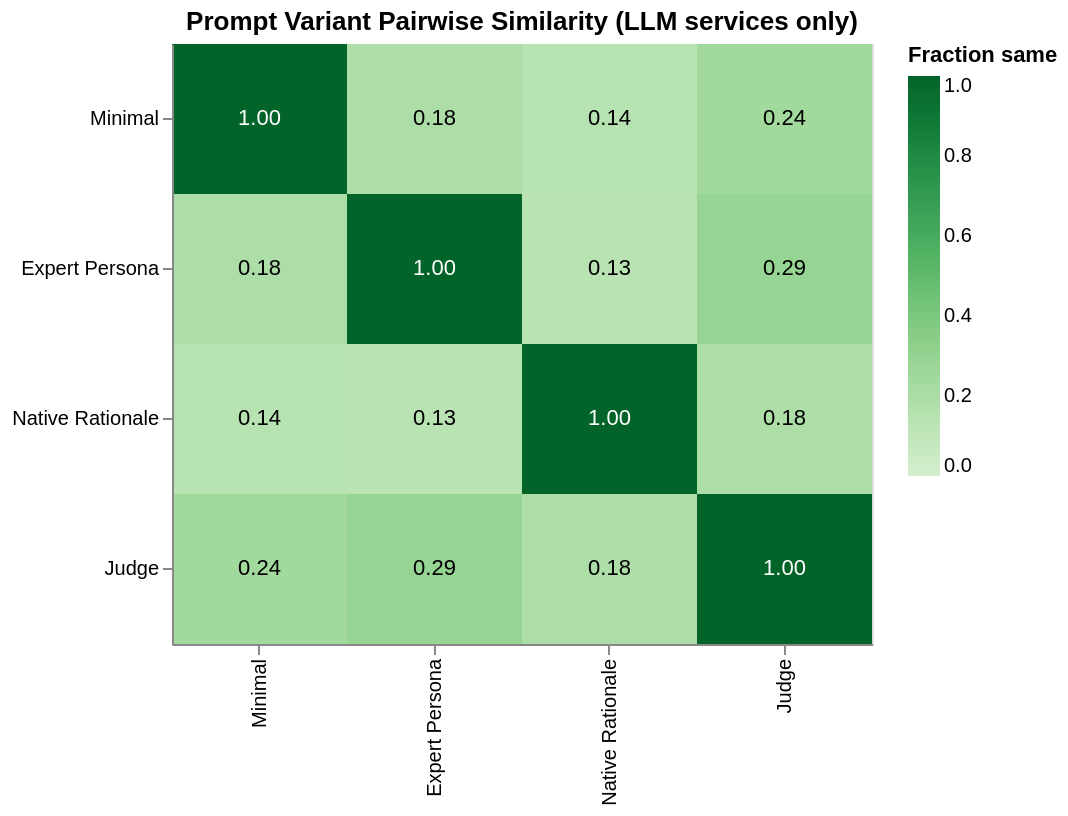

The code cell stored with this chart in its notebook:
### Markdown cell above
## 3.5 Prompt Variant Pairwise Similarity

For each pair of prompt variants, what fraction of (language × LLM service) combinations produced the same translation? This shows which variants are effectively interchangeable vs. which pull the model in different directions.

### Code cell
import ast

VARIANTS = ['minimal', 'expert_persona', 'native_rationale', 'judge']

# Build variant→translation lookup from variant_translations column
pair_matches = {(a, b): [] for a in VARIANTS for b in VARIANTS if a < b}

for _, row in llm_df.iterrows():
    try:
        vt = ast.literal_eval(str(row['variant_translations']))
    except Exception:
        continue
    for (a, b) in pair_matches:
        ta = vt.get(a)
        tb = vt.get(b)
        if ta and tb:
            pair_matches[(a, b)].append(
                1 if str(ta).strip().lower() == str(tb).strip().lower() else 0
            )

rows = []
for (a, b), matches in pair_matches.items():
    if matches:
        sim = sum(matches) / len(matches)
        rows.append({'variant_a': a, 'variant_b': b, 'similarity': round(sim, 3)})
        rows.append({'variant_a': b, 'variant_b': a, 'similarity': round(sim, 3)})
# Diagonal
for v in VARIANTS:
    rows.append({'variant_a': v, 'variant_b': v, 'similarity': 1.0})

pair_df = pd.DataFrame(rows)

VARIANT_LABELS = {
    'minimal':          'Minimal',
    'expert_persona':   'Expert Persona',
    'native_rationale': 'Native Rationale',
    'judge':            'Judge',
}
pair_df['label_a'] = pair_df['variant_a'].map(VARIANT_LABELS)
pair_df['label_b'] = pair_df['variant_b'].map(VARIANT_LABELS)
label_order = list(VARIANT_LABELS.values())

heatmap = alt.Chart(pair_df).mark_rect().encode(
    x=alt.X('label_a:N', sort=label_order, title=None),
    y=alt.Y('label_b:N', sort=label_order, title=None),
    color=alt.Color('similarity:Q',
        scale=alt.Scale(scheme='greens', domain=[0, 1]),
        title='Fraction same'),
    tooltip=['label_a:N', 'label_b:N',
             alt.Tooltip('similarity:Q', format='.2f')]
)

text_layer = alt.Chart(pair_df).mark_text(fontSize=11).encode(
    x=alt.X('label_a:N', sort=label_order),
    y=alt.Y('label_b:N', sort=label_order),
    text=alt.Text('similarity:Q', format='.2f'),
    color=alt.condition(
        alt.datum.similarity > 0.6,
        alt.value('white'),
        alt.value('black')
    )
)

(heatmap + text_layer).properties(
    width=350, height=300,
    title='Prompt Variant Pairwise Similarity (LLM services only)'
)

### Figure 1 — Vega specification as saved in the notebook (floating-point values rounded to 4 significant figures)
{"$schema": "https://vega.github.io/schema/vega/v6.json", "data": [{"name": "source_0", "values": [{"label_a": "Minimal", "label_b": "Native Rationale", "similarity": 0.141, "x_label_a_sort_index": 0.0, "y_label_b_sort_index": 2.0}, {"label_a": "Native Rationale", "label_b": "Minimal", "similarity": 0.141, "x_label_a_sort_index": 2.0, "y_label_b_sort_index": 0.0}, {"label_a": "Expert Persona", "label_b": "Minimal", "similarity": 0.184, "x_label_a_sort_index": 1.0, "y_label_b_sort_index": 0.0}, {"label_a": "Minimal", "label_b": "Expert Persona", "similarity": 0.184, "x_label_a_sort_index": 0.0, "y_label_b_sort_index": 1.0}, {"label_a": "Expert Persona", "label_b": "Native Rationale", "similarity": 0.132, "x_label_a_sort_index": 1.0, "y_label_b_sort_index": 2.0}, {"label_a": "Native Rationale", "label_b": "Expert Persona", "similarity": 0.132, "x_label_a_sort_index": 2.0, "y_label_b_sort_index": 1.0}, {"label_a": "Expert Persona", "label_b": "Judge", "similarity": 0.29, "x_label_a_sort_index": 1.0, "y_label_b_sort_index": 3.0}, {"label_a": "Judge", "label_b": "Expert Persona", "similarity": 0.29, "x_label_a_sort_index": 3.0, "y_label_b_sort_index": 1.0}, {"label_a": "Judge", "label_b": "Minimal", "similarity": 0.241, "x_label_a_sort_index": 3.0, "y_label_b_sort_index": 0.0}, {"label_a": "Minimal", "label_b": "Judge", "similarity": 0.241, "x_label_a_sort_index": 0.0, "y_label_b_sort_index": 3.0}, {"label_a": "Judge", "label_b": "Native Rationale", "similarity": 0.184, "x_label_a_sort_index": 3.0, "y_label_b_sort_index": 2.0}, {"label_a": "Native Rationale", "label_b": "Judge", "similarity": 0.184, "x_label_a_sort_index": 2.0, "y_label_b_sort_index": 3.0}, {"label_a": "Minimal", "label_b": "Minimal", "similarity": 1.0, "x_label_a_sort_index": 0.0, "y_label_b_sort_index": 0.0}, {"label_a": "Expert Persona", "label_b": "Expert Persona", "similarity": 1.0, "x_label_a_sort_index": 1.0, "y_label_b_sort_index": 1.0}, {"label_a": "Native Rationale", "label_b": "Native Rationale", "similarity": 1.0, "x_label_a_sort_index": 2.0, "y_label_b_sort_index": 2.0}, {"label_a": "Judge", "label_b": "Judge", "similarity": 1.0, "x_label_a_sort_index": 3.0, "y_label_b_sort_index": 3.0}]}, {"name": "data_0", "values": [{"label_a": "Minimal", "label_b": "Native Rationale", "similarity": 0.141}, {"label_a": "Native Rationale", "label_b": "Minimal", "similarity": 0.141}, {"label_a": "Expert Persona", "label_b": "Minimal", "similarity": 0.184}, {"label_a": "Minimal", "label_b": "Expert Persona", "similarity": 0.184}, {"label_a": "Expert Persona", "label_b": "Native Rationale", "similarity": 0.132}, {"label_a": "Native Rationale", "label_b": "Expert Persona", "similarity": 0.132}, {"label_a": "Expert Persona", "label_b": "Judge", "similarity": 0.29}, {"label_a": "Judge", "label_b": "Expert Persona", "similarity": 0.29}, {"label_a": "Judge", "label_b": "Minimal", "similarity": 0.241}, {"label_a": "Minimal", "label_b": "Judge", "similarity": 0.241}, {"label_a": "Judge", "label_b": "Native Rationale", "similarity": 0.184}, {"label_a": "Native Rationale", "label_b": "Judge", "similarity": 0.184}, {"label_a": "Minimal", "label_b": "Minimal", "similarity": 1.0}, {"label_a": "Expert Persona", "label_b": "Expert Persona", "similarity": 1.0}, {"label_a": "Native Rationale", "label_b": "Native Rationale", "similarity": 1.0}, {"label_a": "Judge", "label_b": "Judge", "similarity": 1.0}]}, {"name": "source_0_x_domain_label_a", "values": [{"label_a": "Minimal", "sort_field": 0.0}, {"label_a": "Native Rationale", "sort_field": 2.0}, {"label_a": "Expert Persona", "sort_field": 1.0}, {"label_a": "Judge", "sort_field": 3.0}]}, {"name": "source_0_y_domain_label_b", "values": [{"label_b": "Native Rationale", "sort_field": 2.0}, {"label_b": "Minimal", "sort_field": 0.0}, {"label_b": "Expert Persona", "sort_field": 1.0}, {"label_b": "Judge", "sort_field": 3.0}]}], "marks": [{"type": "rect", "name": "layer_0_marks", "from": {"data": "data_0"}, "encode": {"update": {"fill": {"field": "similarity", "scale": "color"}, "y": {"field": "label_b", "scale": "y"}, "width": {"signal": "max(0.25, bandwidth('x'))"}, "height": {"signal": "max(0.25, bandwidth('y'))"}, "tooltip": {"signal": "{\"label_a\": isValid(datum[\"label_a\"]) ? datum[\"label_a\"] : \"\"+datum[\"label_a\"], \"label_b\": isValid(datum[\"label_b\"]) ? datum[\"label_b\"] : \"\"+datum[\"label_b\"], \"similarity\": format(datum[\"similarity\"], \".2f\")}"}, "x": {"field": "label_a", "scale": "x"}}}, "style": ["rect"]}, {"type": "text", "name": "layer_1_marks", "from": {"data": "source_0"}, "encode": {"update": {"y": {"field": "label_b", "scale": "y", "band": 0.5}, "x": {"field": "label_a", "scale": "x", "band": 0.5}, "fill": [{"value": "white", "test": "(datum.similarity > 0.6)"}, {"value": "black"}], "fontSize": {"value": 11}, "baseline": {"value": "middle"}, "align": {"value": "center"}, "text": {"signal": "format(datum[\"similarity\"], \".2f\")"}}}, "style": ["text"]}], "scales": [{"name": "x", "type": "band", "domain": {"data": "source_0_x_domain_label_a", "field": "label_a", "sort": {"op": "max", "field": "sort_field"}}, "range": [0, {"signal": "width"}], "paddingInner": 0, "paddingOuter": 0}, {"name": "y", "type": "band", "domain": {"data": "source_0_y_domain_label_b", "field": "label_b", "sort": {"op": "max", "field": "sort_field"}}, "range": [0, {"signal": "height"}], "paddingOuter": 0, "paddingInner": 0}, {"name": "color", "type": "linear", "domain": [0, 1], "range": {"scheme": "greens"}, "zero": true, "interpolate": "hcl"}], "axes": [{"scale": "x", "labelAlign": "right", "labelBaseline": "middle", "zindex": 1, "grid": false, "labelAngle": 270, "orient": "bottom"}, {"scale": "y", "zindex": 1, "orient": "left", "grid": false}], "title": {"text": "Prompt Variant Pairwise Similarity (LLM services only)", "frame": "group"}, "padding": 5, "style": "cell", "width": 350, "background": "white", "height": 300, "legends": [{"title": "Fraction same", "fill": "color", "gradientLength": {"signal": "clamp(height, 64, 200)"}}]}
